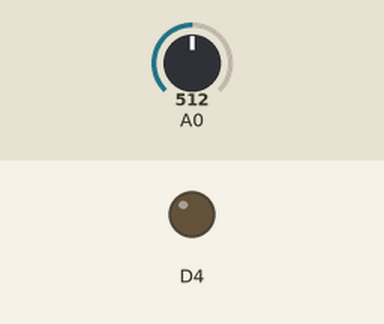
Recording of a sketch running on a simulated ESP8266 (NodeMCU). Shown: output pins drawn as LEDs (lit = HIGH). The test bench sets the inputs (shaded band); at power-on: A0 = 512. What the sketch prints to the serial monitor is not drawn.

Above: at 1.8 s.
1.9 s: A0 set to 530
At 2.9 s:
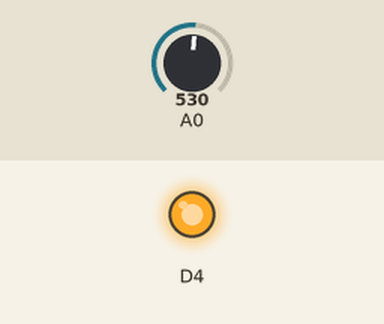
3.5 s: A0 set to 511
At 4.5 s:
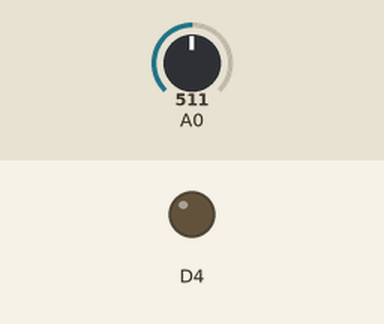
5.5 s: A0 set to 716
At 7.2 s:
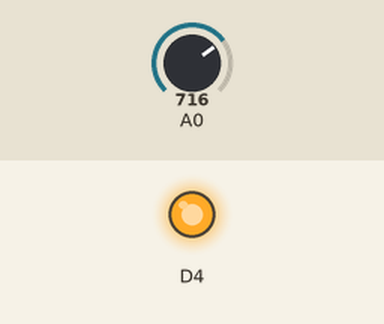
Timing chart, 0 to 8.7 s (numbered marks = the images above; inputs shaded):
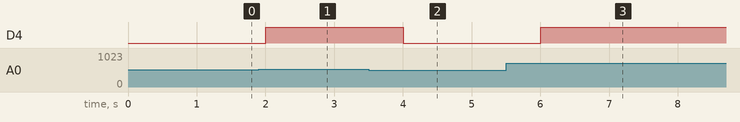

Measured:
- the behaviour switches between 512 and 513 on A0 (found by bisection; images 0 and 1)
- after the input at 1.9 s, D4: LOW → HIGH after 0.10 s
- after the input at 3.5 s, D4: HIGH → LOW after 0.50 s
- after the input at 5.5 s, D4: LOW → HIGH after 0.50 s

The sketch:

ldr2.ino
```cpp
int ldr;
void setup() {
  // put your setup code here, to run once:
  Serial.begin(9600);
pinMode(A0,INPUT);
pinMode(D4,OUTPUT);

}

void loop() {
  // put your main code here, to run repeatedly:
ldr = analogRead(A0);
Serial.println("LDR VALUE");
Serial.print(ldr);
if(ldr<=512)
digitalWrite(D4,LOW);
else
digitalWrite(D4,HIGH);
delay(1000);
}
```
